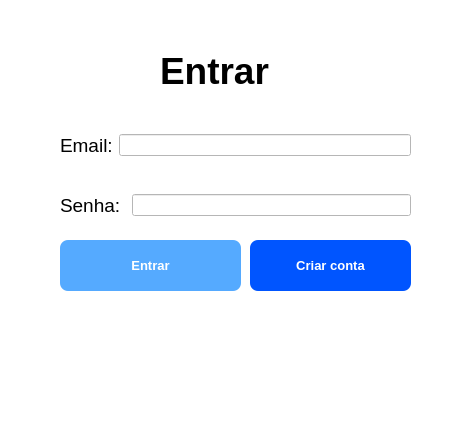
<?xml version="1.0" encoding="UTF-8"?>
<ui version="4.0">
 <class>MainWindow</class>
 <widget class="QMainWindow" name="MainWindow">
  <property name="geometry">
   <rect>
    <x>0</x>
    <y>0</y>
    <width>464</width>
    <height>435</height>
   </rect>
  </property>
  <property name="windowTitle">
   <string>MainWindow</string>
  </property>
  <property name="styleSheet">
   <string notr="true">background-color: rgb(255, 255, 255);</string>
  </property>
  <widget class="QWidget" name="centralwidget">
   <widget class="QLabel" name="label">
    <property name="geometry">
     <rect>
      <x>160</x>
      <y>40</y>
      <width>151</width>
      <height>61</height>
     </rect>
    </property>
    <property name="font">
     <font>
      <pointsize>28</pointsize>
      <weight>75</weight>
      <bold>true</bold>
     </font>
    </property>
    <property name="text">
     <string>Entrar</string>
    </property>
    <property name="wordWrap">
     <bool>false</bool>
    </property>
   </widget>
   <widget class="QWidget" name="horizontalLayoutWidget">
    <property name="geometry">
     <rect>
      <x>60</x>
      <y>120</y>
      <width>351</width>
      <height>51</height>
     </rect>
    </property>
    <layout class="QHBoxLayout" name="horizontalLayout">
     <item>
      <widget class="QLabel" name="label_2">
       <property name="font">
        <font>
         <pointsize>14</pointsize>
        </font>
       </property>
       <property name="text">
        <string>Email:</string>
       </property>
      </widget>
     </item>
     <item>
      <widget class="QLineEdit" name="lineEdit_email"/>
     </item>
    </layout>
   </widget>
   <widget class="QWidget" name="horizontalLayoutWidget_2">
    <property name="geometry">
     <rect>
      <x>60</x>
      <y>180</y>
      <width>351</width>
      <height>51</height>
     </rect>
    </property>
    <layout class="QHBoxLayout" name="horizontalLayout_2">
     <item>
      <widget class="QLabel" name="label_3">
       <property name="font">
        <font>
         <pointsize>14</pointsize>
        </font>
       </property>
       <property name="text">
        <string>Senha: </string>
       </property>
      </widget>
     </item>
     <item>
      <widget class="QLineEdit" name="lineEdit__senha">
       <property name="echoMode">
        <enum>QLineEdit::Password</enum>
       </property>
      </widget>
     </item>
    </layout>
   </widget>
   <widget class="QPushButton" name="pushButton_entrar">
    <property name="geometry">
     <rect>
      <x>60</x>
      <y>240</y>
      <width>181</width>
      <height>51</height>
     </rect>
    </property>
    <property name="font">
     <font>
      <pointsize>10</pointsize>
      <weight>75</weight>
      <bold>true</bold>
     </font>
    </property>
    <property name="cursor">
     <cursorShape>PointingHandCursor</cursorShape>
    </property>
    <property name="styleSheet">
     <string notr="true">background-color: rgb(85, 170, 255);
color: rgb(255, 255, 255);
 border-radius: 8px;</string>
    </property>
    <property name="text">
     <string>Entrar</string>
    </property>
   </widget>
   <widget class="QPushButton" name="pushButton_criar_conta">
    <property name="geometry">
     <rect>
      <x>250</x>
      <y>240</y>
      <width>161</width>
      <height>51</height>
     </rect>
    </property>
    <property name="font">
     <font>
      <pointsize>10</pointsize>
      <weight>75</weight>
      <bold>true</bold>
     </font>
    </property>
    <property name="cursor">
     <cursorShape>PointingHandCursor</cursorShape>
    </property>
    <property name="styleSheet">
     <string notr="true">background-color: rgb(0, 85, 255);
color: rgb(255, 255, 255);
 border-radius: 8px;</string>
    </property>
    <property name="text">
     <string>Criar conta</string>
    </property>
   </widget>
  </widget>
  <widget class="QMenuBar" name="menubar">
   <property name="geometry">
    <rect>
     <x>0</x>
     <y>0</y>
     <width>464</width>
     <height>26</height>
    </rect>
   </property>
  </widget>
  <widget class="QStatusBar" name="statusbar"/>
 </widget>
 <resources/>
 <connections/>
</ui>
